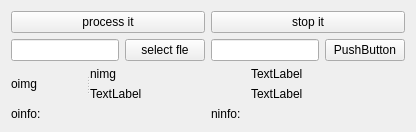
      <widget class="QWidget" name="tab">
       <attribute name="title">
        <string>Smooth</string>
       </attribute>
       <layout class="QVBoxLayout" name="verticalLayout">
        <item>
         <layout class="QHBoxLayout" name="horizontalLayout_2">
          <item>
           <widget class="QPushButton" name="pushButton">
            <property name="text">
             <string>process it</string>
            </property>
           </widget>
          </item>
          <item>
           <widget class="QPushButton" name="pushButton_2">
            <property name="text">
             <string>stop it</string>
            </property>
           </widget>
          </item>
         </layout>
        </item>
        <item>
         <layout class="QHBoxLayout" name="horizontalLayout_4">
          <item>
           <widget class="QLineEdit" name="lineEdit"/>
          </item>
          <item>
           <widget class="QPushButton" name="pushButton_3">
            <property name="text">
             <string>select fle</string>
            </property>
           </widget>
          </item>
          <item>
           <widget class="QLineEdit" name="lineEdit_2"/>
          </item>
          <item>
           <widget class="QPushButton" name="pushButton_4">
            <property name="text">
             <string>PushButton</string>
            </property>
           </widget>
          </item>
         </layout>
        </item>
        <item>
         <widget class="QSplitter" name="splitter">
          <property name="sizePolicy">
           <sizepolicy hsizetype="Expanding" vsizetype="Expanding">
            <horstretch>0</horstretch>
            <verstretch>0</verstretch>
           </sizepolicy>
          </property>
          <property name="orientation">
           <enum>Qt::Horizontal</enum>
          </property>
          <widget class="QLabel" name="label">
           <property name="sizePolicy">
            <sizepolicy hsizetype="Preferred" vsizetype="Expanding">
             <horstretch>0</horstretch>
             <verstretch>0</verstretch>
            </sizepolicy>
           </property>
           <property name="text">
            <string>oimg</string>
           </property>
          </widget>
          <widget class="QWidget" name="layoutWidget">
           <layout class="QGridLayout" name="gridLayout">
            <item row="0" column="0">
             <widget class="QLabel" name="label_2">
              <property name="sizePolicy">
               <sizepolicy hsizetype="Preferred" vsizetype="Preferred">
                <horstretch>0</horstretch>
                <verstretch>0</verstretch>
               </sizepolicy>
              </property>
              <property name="text">
               <string>nimg</string>
              </property>
             </widget>
            </item>
            <item row="0" column="1">
             <widget class="QLabel" name="label_5">
              <property name="text">
               <string>TextLabel</string>
              </property>
             </widget>
            </item>
            <item row="1" column="0">
             <widget class="QLabel" name="label_7">
              <property name="text">
               <string>TextLabel</string>
              </property>
             </widget>
            </item>
            <item row="1" column="1">
             <widget class="QLabel" name="label_6">
              <property name="text">
               <string>TextLabel</string>
              </property>
             </widget>
            </item>
           </layout>
          </widget>
         </widget>
        </item>
        <item>
         <layout class="QHBoxLayout" name="horizontalLayout_3">
          <item>
           <widget class="QLabel" name="label_3">
            <property name="sizePolicy">
             <sizepolicy hsizetype="Preferred" vsizetype="Minimum">
              <horstretch>0</horstretch>
              <verstretch>0</verstretch>
             </sizepolicy>
            </property>
            <property name="maximumSize">
             <size>
              <width>16777215</width>
              <height>32</height>
             </size>
            </property>
            <property name="text">
             <string>oinfo:</string>
            </property>
           </widget>
          </item>
          <item>
           <widget class="QLabel" name="label_4">
            <property name="sizePolicy">
             <sizepolicy hsizetype="Preferred" vsizetype="Minimum">
              <horstretch>0</horstretch>
              <verstretch>0</verstretch>
             </sizepolicy>
            </property>
            <property name="maximumSize">
             <size>
              <width>16777215</width>
              <height>32</height>
             </size>
            </property>
            <property name="text">
             <string>ninfo:</string>
            </property>
           </widget>
          </item>
         </layout>
        </item>
       </layout>
      </widget>
